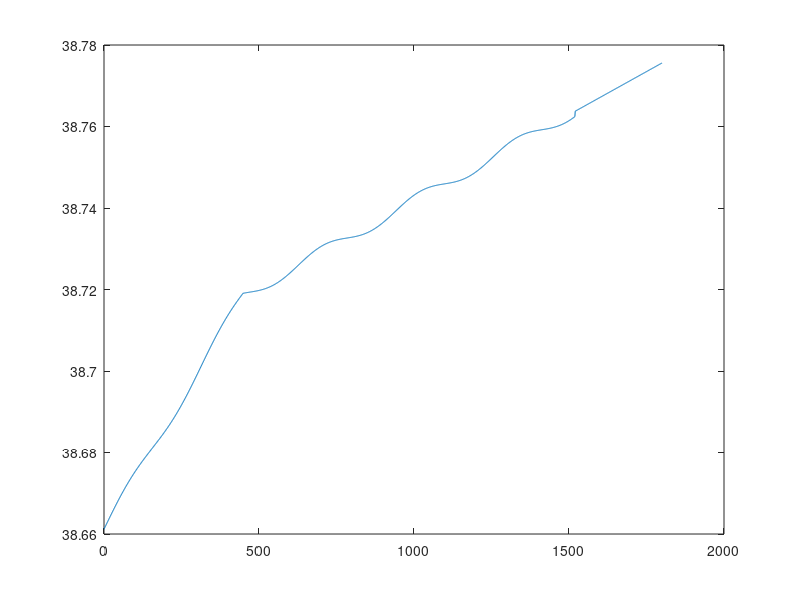

This figure's MATLAB source:
lon_start = 38.661029;
lat_start = -9.202821;
alt_start = 550;

lon_7 = 38.7185;
lat_7 = -9.169229;
alt_7 = tan(3*pi/180)*7000;

lon_aero = 38.77559;
lat_aero = -9.13536;
alt_aero = 0;

len_data = 1800;
len_7 = 450;

lon = 0:len_data;
lat = 0:len_data;
alt = 0:len_data;
x = 0:len_data;
dist = 0:len_data;

pitch = 0:len_data;
roll = 0:len_data;
yaw = 0:len_data;

for k = 1:len_data+1
    if (k <= len_7)
        lon(k) = lon_start+(lon_7-lon_start)/(len_7)*k;
        lat(k) = lat_start+(lat_7-lat_start)/(len_7)*k;
        alt(k) = alt_start+(alt_7-alt_start)/(len_7)*k;
    else
        lon(k) = lon_7+(lon_aero-lon_7)/(len_data-len_7)*(k-len_7-1);
        lat(k) = lat_7+(lat_aero-lat_7)/(len_data-len_7)*(k-len_7-1);
        alt(k) = alt_7+(alt_aero-alt_7)/(len_data-len_7)*(k-len_7-1);
    end
    
    pitch(k) = 5;
    roll(k) = 0;
    yaw(k) = 25;

    fi1 = lat(k)*pi/180;
    fi2 = lat_aero*pi/180;
    delta_fi = (lat_aero-lat(k))*pi/180;
    delta_lambda = (lon_aero-lon(k))*pi/180;
    a = sin(delta_fi/2)*sin(delta_fi/2)+cos(fi1)*cos(fi2)*sin(delta_lambda/2)*sin(delta_lambda/2);
    c = 2*atan(sqrt(a)/sqrt(1-a));
    dist(k) = 6371*c;
end
close all;

for l = 1:len_data-280
    alt(l) = alt(l)+80*sin(l/30);
    lon(l) = lon(l)+0.0015*sin(l/50);
    if alt(l)<0
        alt(l)=0;
    end
end

plot(x,lon);
%hold on;
%hline = refline([0 alt_7]);
%hline.Color = 'r';
%A = [pitch;roll;yaw];
%fileID = fopen('sine_vertical_att.txt','w');
%fprintf(fileID,'AB CD EF GH %f %f %f\r\n',A);
%fclose(fileID);

A = [lon;lat;alt;pitch;roll;yaw];
fileID = fopen('C:\Users\paulo\Dropbox\SAInt\ILS\client_dummy\sine_2.txt','w');
fprintf(fileID,'%f;%f;%f;%f;%f;%f\r\n',A);
fclose(fileID);







